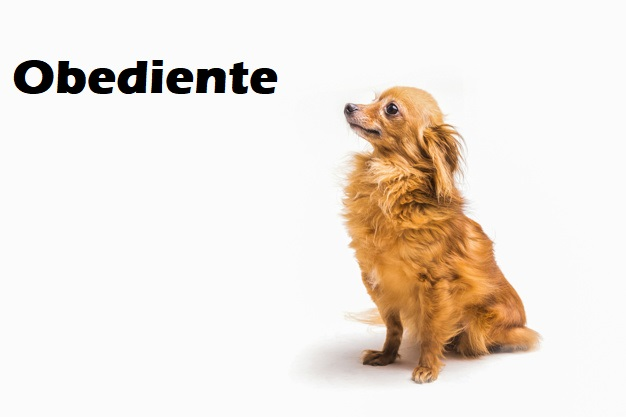
#> input picture VA3/images-default/obediente.jpg, 626 x 417 px
$ python arquivo.py
#> lines starting #> are read from the running program, lines starting #| are printed output that depends on the picture
from PIL import Image, ImageOps
import cv2

diretorio_image = "../images-default/obediente.jpg"
diretorio_image_gerada = "../images-generated/obediente_diferente.jpg"

imagem = cv2.imread(diretorio_image)
#> imagem is the input picture: shape (417, 626, 3); mean B, G, R 221.8, 229.5, 237.7

altura, largura, canais = imagem.shape
#> altura = 417; largura = 626; canais = 3
nLargura = largura-1
#> nLargura = 625
nAltura = altura-1
#> nAltura = 416

# Abre a imagem
imagem = Image.open(diretorio_image)
#> imagem: PIL image 626x417 RGB
imagem = imagem.convert("RGB")

try:
    nome_arquivo = "script.txt"
    arquivo = open(nome_arquivo, 'r+')
except FileNotFoundError:
    arquivo = open(nome_arquivo, 'w+')

for x_largura in range(0, nLargura):
    for x_altura in range(0, nAltura):
        if imagem.getpixel((x_largura, x_altura)) == (0, 0, 0):
            imagem.putpixel( (x_largura, x_altura), (255, 255, 255))

        if imagem.getpixel((x_largura, x_altura)) == (255, 255, 255):
            arquivo.writelines(u'( x - '+ str(x_largura) + " , y - " + str(x_altura) + ')\n')

imagem_cinza = ImageOps.grayscale(imagem)
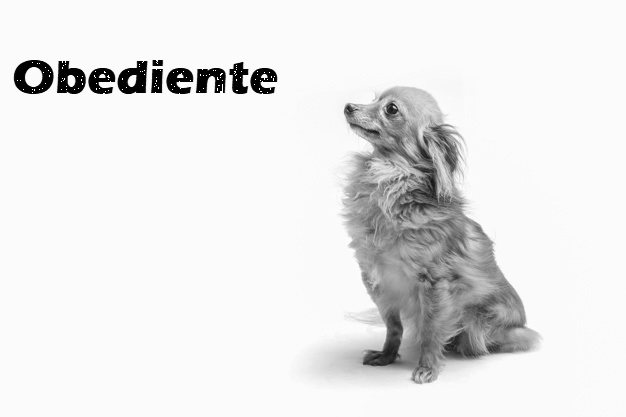
#> imagem_cinza: PIL image 626x417 L; min 0, max 255, mean 231.3
imagem_cinza.save(diretorio_image_gerada, quality=95)

image = cv2.imread(diretorio_image_gerada)
#> image: shape (417, 626, 3); min 0, max 255, mean 231.3

ponto = (largura / 2, altura / 2)
#> ponto = (313, 208.5)
horizontal = cv2.getRotationMatrix2D(ponto, 180, 1.0)
rotacionar_horizontal = cv2.warpAffine(image, horizontal, (largura, altura))
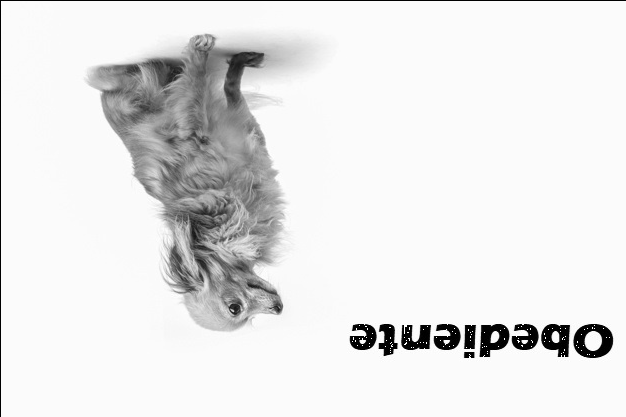
#> rotacionar_horizontal: shape (417, 626, 3); min 0, max 255, mean 230.3
cv2.imwrite(diretorio_image_gerada, rotacionar_horizontal)

image = cv2.imread(diretorio_image_gerada)
#> image: shape (417, 626, 3); min 0, max 255, mean 230.3

imagem_gausseano = cv2.GaussianBlur((image), (9,9), 7)
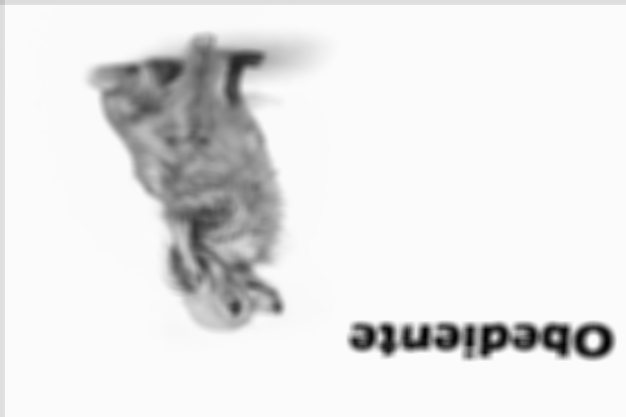
#> imagem_gausseano: shape (417, 626, 3); min 2, max 251, mean 230.7
cv2.imwrite(diretorio_image_gerada, imagem_gausseano)

arquivo.close()
